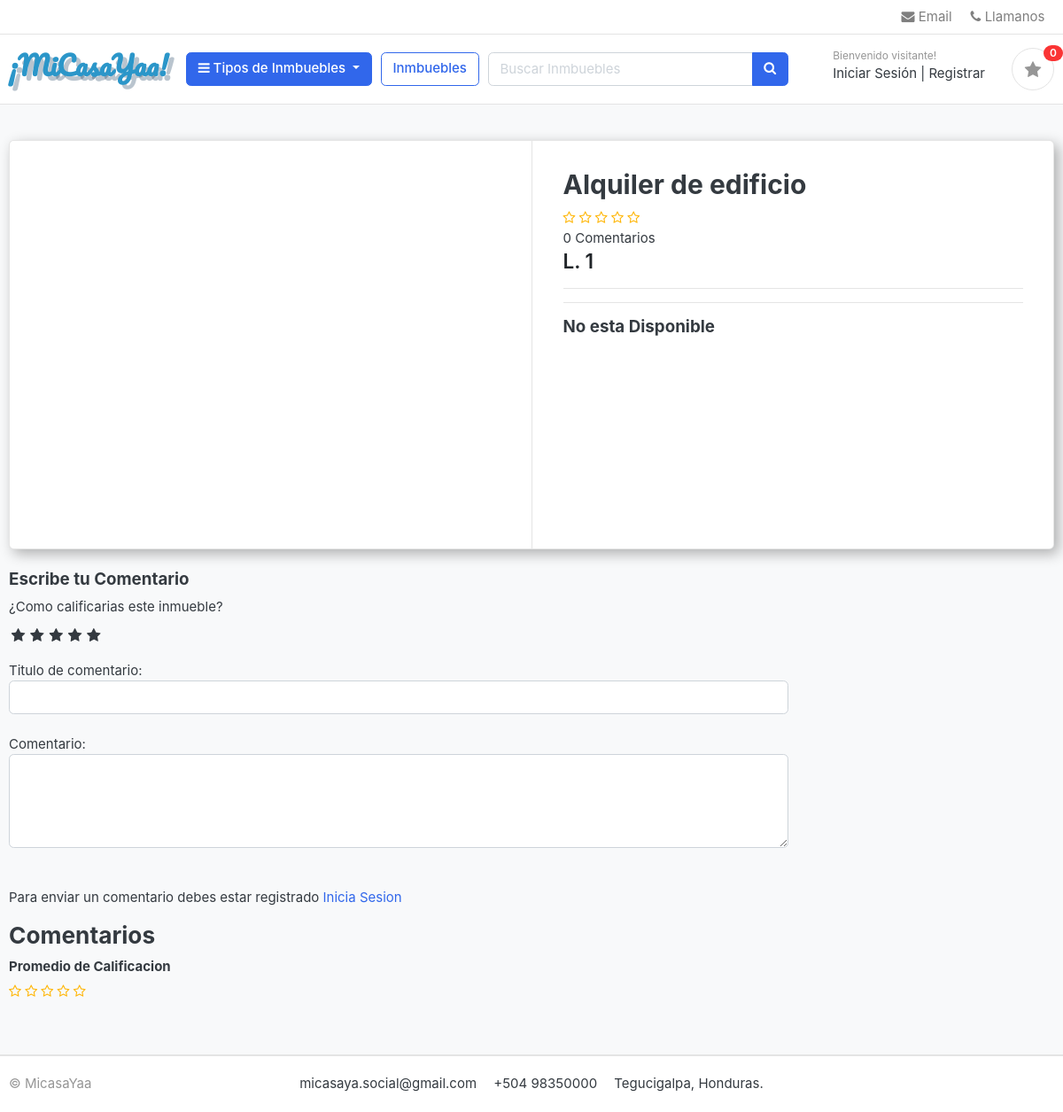
/store/category/venta-de-terreno/alquiler-de-edificio/, run on an earlier commit of the app's database.
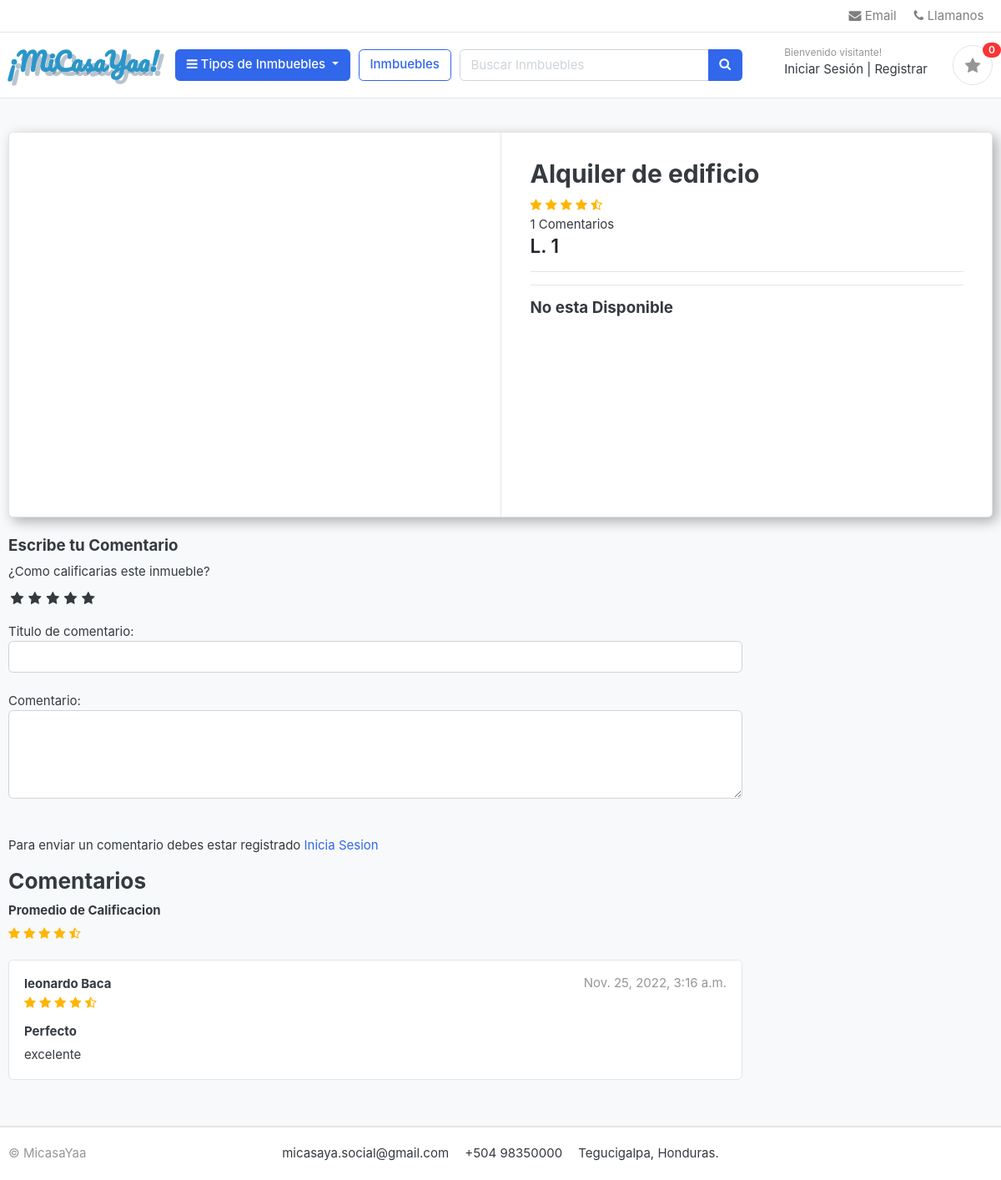
And on a later commit of the database.
### store/models.py (models this page shows, shortened)
class Product(models.Model):
    product_name = models.CharField(max_length=200, unique=True)
    slug = models.CharField(max_length=200, unique=True)
    descripton = models.TextField(max_length=500, blank=True)
    price = models.IntegerField()
    images = CloudinaryField('image')
    stock = models.IntegerField()
    is_available = models.BooleanField(default = True)
    category = models.ForeignKey(Category, on_delete=models.CASCADE)
    created_date = models.DateTimeField(auto_now_add=True)
    modified_date = models.DateTimeField(auto_now=True)
    objects = createProducto()
    def averageReview(self):
        reviews = ReviewRating.objects.filter(product=self, status=True).aggregate(average=Avg('rating'))
        avg=0
        if reviews['average'] is not None:
            avg = float(reviews['average'])
        return avg
    def countReview(self):
        reviews = ReviewRating.objects.filter(product=self, status=True).aggregate(count=Count('id'))
        count = 0
        if reviews['count'] is not None:
            count = int(reviews['count'])
        return count

class ReviewRating(models.Model):
    product = models.ForeignKey(Product, on_delete = models.CASCADE)
    user = models.ForeignKey(Account, on_delete=models.CASCADE)
    subject = models.CharField(max_length=100, blank=True)
    review = models.CharField(max_length=500, blank=True)
    rating = models.FloatField()
    ip = models.CharField(max_length=100, blank=True)
    status = models.BooleanField(default=True)
    created_at = models.DateTimeField(auto_now_add=True)
    updated_at = models.DateTimeField(auto_now=True)

### accounts/models.py (models this page shows, shortened)
class Account(AbstractBaseUser):
    first_name = models.CharField(max_length = 50)
    last_name = models.CharField(max_length = 50)
    username = models.CharField(max_length = 50, unique=True)
    email = models.CharField(max_length = 100, unique = True)
    phone_nomber = models.CharField(max_length = 50)
    date_joined = models.DateTimeField(auto_now_add=True)
    last_joined = models.DateTimeField(auto_now_add=True)
    is_admin = models.BooleanField(default = False)
    is_staff = models.BooleanField(default = False)
    is_active = models.BooleanField(default = False)
    is_superadmin = models.BooleanField(default = False)
    USERNAME_FIELD = 'email'
    REQUIRED_FIELDS = ['username','first_name', 'last_name']
    objects = MyAccountManager()
    def full_name(self):
        return f'{self.first_name} {self.last_name}'

### store/views.py (the view)
# urls.py: path('category/<slug:category_slug>/<slug:product_slug>/', views.product_detail, name = 'product_detail'),
def product_detail(request, category_slug, product_slug):
    try:
        single_product = Product.objects.get(category__slug=category_slug, slug=product_slug)
        in_favorite = FavoriteItem.objects.filter(favorite__favorite_id=_favorite_id(request), product=single_product).exists()
    except Exception as e:
        raise e
    reviews = ReviewRating.objects.filter(product_id=single_product.id, status=True)
    context = {
        'single_product':single_product,
        'in_favorite':in_favorite,
        'reviews':reviews,
    }
    return render(request, 'store/product_detail.html', context)

### category/context_processors.py (called while the page is built)
def menu_links(request):
    links = Category.objects.all()
    return dict(links=links)

### category/models.py (called while the page is built)
    def get_url(self):
        return reverse('products_by_category', args=[self.slug])
        print(get_url);

### favorites/context_processors.py (called while the page is built)
def counter(request):
    favorite_count = 0
    try:
        favorite = Favorite.objects.filter(favorite_id=_favorite_id(request))
        if request.user.is_authenticated:
            favorite_items = FavoriteItem.objects.all().filter(user=request.user)
        else:
            favorite_items = FavoriteItem.objects.all().filter(favorite=favorite[:1])
        for favorite_item in favorite_items:
            favorite_count += favorite_item.quantity
    except Favorite.DoesNotExist:
        favorite_count = 0
    return dict(favorite_count=favorite_count)

### favorites/views.py (called while the page is built)
def _favorite_id(request):
    favorite = request.session.session_key
    if not favorite:
        favorite = request.session.create()
    return favorite

### templates/store/product_detail.html (shortened to what this page needs)
{% extends 'base.html' %}
{% block content %}
<section class="section-content padding-y bg">
    <div class="container">
    <div class="card" style="box-shadow: 5px 5px 15px rgba(0,0,0,0.3);">
        <div class="row no-gutters">
            <aside class="col-md-6">
    <article class="gallery-wrap">
        <div class="img-big-wrap">
           <a href="#"><img src="{{single_product.images.url }}"></a>
        </div>
    </article>
            </aside>
            <main class="col-md-6 border-left">
    <article class="content-body">
    <h2 class="title">{{ single_product.product_name }}</h2>
    <div class="rating-star">
      <span>
        <i class="fa fa-star{% if single_product.averageReview < 0.5 %}-o{% elif single_product.averageReview >= 0.5 and single_product.averageReview < 1 %}-half-o {% endif %}" aria-hidden="true"></i>
        <i class="fa fa-star{% if single_product.averageReview < 1.5 %}-o{% elif single_product.averageReview >= 1.5 and single_product.averageReview < 2 %}-half-o {% endif %}" aria-hidden="true"></i>
        <i class="fa fa-star{% if single_product.averageReview < 2.5 %}-o{% elif single_product.averageReview >= 2.5 and single_product.averageReview < 3 %}-half-o {% endif %}" aria-hidden="true"></i>
        <i class="fa fa-star{% if single_product.averageReview < 3.5 %}-o{% elif single_product.averageReview >= 3.5 and single_product.averageReview < 4 %}-half-o {% endif %}" aria-hidden="true"></i>
        <i class="fa fa-star{% if single_product.averageReview < 4.5 %}-o{% elif single_product.averageReview >= 4.5 and single_product.averageReview < 5 %}-half-o {% endif %}" aria-hidden="true"></i>
      </span>
    </div>
    <span>{{ single_product.countReview }} Comentarios</span>
    <div class="mb-3">
        <var class="price h4">L. {{single_product.price }}</var>
    </div>
    <hr>
        <hr>
        {% if single_product.stock <= 0 %}
          <h5>No esta Disponible</h5>
        {% endif %}
    </article>
            </main>
        </div>
    </div>
    <br>
    <div class="row">
      <div class="col-md-9">
        <form action="{% url 'submit_review' single_product.id %}" method="post">
          <h5>Escribe tu Comentario</h5>
          <div class="">
            <label for="">¿Como calificarias este inmueble?</label>
            <br>
            <div class="rate">
              <input type="radio" name="rating" value="5", id="rating10"><label for="rating10" title="5"></label>
              <input type="radio" name="rating" value="4", id="rating8"><label for="rating8" title="4"></label>
              <input type="radio" name="rating" value="3", id="rating6"><label for="rating6" title="3"></label>
              <input type="radio" name="rating" value="2", id="rating4"><label for="rating4" title="2"></label>
              <input type="radio" name="rating" value="1", id="rating2"><label for="rating2" title="1"></label>
            </div>
            <br>
              Titulo de comentario:
              <input type="text" class="form-control" name="subject" value="">
              <br>
              Comentario:
              <textarea name="review" rows="4" class="form-control"></textarea>
              <br>
              {% if user.is_authenticated %}
              <input type="submit" name="" value="Enviar Comentario" class="btn btn-primary">
              {% else %}
                <br>
                <p>Para enviar un comentario debes estar registrado <span><a href="{% url 'login' %}"> Inicia Sesion </a></span></p>
              {% endif %}
          </div>
        </form>
        <header class="section-heading">
            <h3>Comentarios</h3>
            <h6>Promedio de Calificacion</h6>
            <div class="rating-star">
              <span>
                <i class="fa fa-star{% if single_product.averageReview < 0.5 %}-o{% elif single_product.averageReview >= 0.5 and single_product.averageReview < 1 %}-half-o {% endif %}" aria-hidden="true"></i>
                <i class="fa fa-star{% if single_product.averageReview < 1.5 %}-o{% elif single_product.averageReview >= 1.5 and single_product.averageReview < 2 %}-half-o {% endif %}" aria-hidden="true"></i>
                <i class="fa fa-star{% if single_product.averageReview < 2.5 %}-o{% elif single_product.averageReview >= 2.5 and single_product.averageReview < 3 %}-half-o {% endif %}" aria-hidden="true"></i>
                <i class="fa fa-star{% if single_product.averageReview < 3.5 %}-o{% elif single_product.averageReview >= 3.5 and single_product.averageReview < 4 %}-half-o {% endif %}" aria-hidden="true"></i>
                <i class="fa fa-star{% if single_product.averageReview < 4.5 %}-o{% elif single_product.averageReview >= 4.5 and single_product.averageReview < 5 %}-half-o {% endif %}" aria-hidden="true"></i>
              </span>
            </div>
        </header>
        {% for review in reviews %}
        <article class="box mb-3">
            <div class="icontext w-100">
                <div class="text">
                    <span class="date text-muted float-md-right"> {{ review.updated_at}} </span>
                    <h6 class="mb-1"> {{ review.user.full_name }} </h6>
                    <div class="rating-star">
                      <span>
                        <i class="fa fa-star{% if review.rating == 0.5 %}-half-o{% elif review.rating < 1 %}-o {% endif %}" aria-hidden="true"></i>
                        <i class="fa fa-star{% if review.rating == 1.5 %}-half-o{% elif review.rating < 2 %}-o {% endif %}" aria-hidden="true"></i>
                        <i class="fa fa-star{% if review.rating == 2.5 %}-half-o{% elif review.rating < 3 %}-o {% endif %}" aria-hidden="true"></i>
                        <i class="fa fa-star{% if review.rating == 3.5 %}-half-o{% elif review.rating < 4 %}-o {% endif %}" aria-hidden="true"></i>
                        <i class="fa fa-star{% if review.rating == 4.5 %}-half-o{% elif review.rating < 5 %}-o {% endif %}" aria-hidden="true"></i>
                      </span>
                    </div>
                </div>
            </div>
            <div class="mt-3">
              <h6>{{ review.subject }}</h6>
                <p>
                    {{ review.review }}
                </p>
            </div>
        </article>
        {% endfor %}
        </div>
    </div>
    </div>
    </section>
{% endblock %}

### templates/base.html (shortened to what this page needs)
{% load static %}
<!DOCTYPE HTML>
<html lang="en">
<head>
<link href="{% static 'css/bootstrap.css' %}" rel="stylesheet" type="text/css"/>
<link href="{% static 'fonts/fontawesome/css/all.min.css' %}" type="text/css" rel="stylesheet">
<link href="{% static 'css/estilos.css' %}" rel="stylesheet" type="text/css"/>
<link href="{% static 'css/ui.css' %}" rel="stylesheet" type="text/css"/>
<link href="{% static 'css/responsive.css' %}" rel="stylesheet" media="only screen and (max-width: 1200px)" />
<link href="{% static 'css/custom.css' %}" rel="stylesheet" type="text/css"/>
<link rel="stylesheet" href="https://cdnjs.cloudflare.com/ajax/libs/font-awesome/4.7.0/css/font-awesome.min.css">
</head>
<body>
{% include 'includes/navbar.html'%}
{% block content%}
{%endblock%}
{% include 'includes/footer.html' %}

### templates/includes/navbar.html (shortened to what this page needs)
{% load static %}
  <header class="section-header">
  <nav class="navbar p-md-0 navbar-expand-sm navbar-light border-bottom">
  <div class="container">
    <div class="collapse navbar-collapse" id="navbarTop4">
      <ul class="navbar-nav">
  		<li><a href="#" class="nav-link"> <i class="fa fa-envelope"></i> Email </a></li>
  		<li><a href="#" class="nav-link"> <i class="fa fa-phone"></i> Llamanos</a></li>
  	 </ul>
    </div>
  </div>
  </nav>
  <section class="header-main border-bottom">
  	<div class="container">
  <div class="row align-items-center">
  	<div class="col-lg-2 col-md-3 col-6">
  		<a href="{% url 'home' %}" class="brand-wrap">
        <h2 style=" color: #2b96c9; font-family: 'Pacifico', cursive; text-shadow: 5px 5px #173C5D4D;"> ¡MiCasaYaa!</h2>
  		</a>
  	</div>
  	<div class="col-lg col-sm col-md col-6 flex-grow-0">
  		<div class="category-wrap dropdown d-inline-block float-right">
  			<button type="button" class="btn btn-primary dropdown-toggle" data-toggle="dropdown">
  				<i class="fa fa-bars"></i> Tipos de Inmbuebles
  			</button>
  		</div>
  	</div>
  	<a href="{% url 'store' %}" class="btn btn-outline-primary">Inmbuebles</a>
  	<div class="col-lg  col-md-6 col-sm-12 col">
      <form action="{% url 'search' %}" class="search">
  			<div class="input-group w-100">
  			    <input type="text" class="form-control" style="width:60%;" placeholder="Buscar Inmbuebles" name="keyword">
  			    <div class="input-group-append">
  			      <button class="btn btn-primary" type="submit">
  			        <i class="fa fa-search"></i>
  			      </button>
  			    </div>
  		    </div>
  		</form>
  	</div>
  	<div class="col-lg-3 col-sm-6 col-8 order-2 order-lg-3">
  				<div class="d-flex justify-content-end mb-3 mb-lg-0">
            {% if user.id is None %}
          	<div class="widget-header">
  						<small class="title text-muted">Bienvenido visitante!</small>
  						<div>
  							<a href="{% url 'login' %}">Iniciar Sesión</a> <span class="dark-transp"> | </span>
  							<a href="{% url 'register' %}"> Registrar</a>
  						</div>
  					</div>
              {% endif %}
  					<a href="{% url 'favorite' %}" class="widget-header pl-3 ml-3">
  						<div class="icon icon-sm rounded-circle border"><i class="fa fa-star"></i></div>
  						<span class="badge badge-pill badge-danger notify">{{ favorite_count }}</span>
  					</a>
  				</div>
  			</div>
  </div>
  	</div>
  </section>
  </header>

### templates/includes/footer.html
<footer class="section-footer border-top">
	<div class="container">
		<section class="footer-bottom border-top row">
			<div class="col-md-2">
				<p class="text-muted"> &copy MicasaYaa </p>
			</div>
			<div class="col-md-8 text-md-center">
				<span  class="px-2">micasaya.social@gmail.com</span>
				<span  class="px-2">+504 98350000 </span>
				<span  class="px-2">Tegucigalpa, Honduras.</span>
			</div>
		</section>
	</div>
</footer>

### static/css/ui.css (style rules this page uses)
html { font-family: "Inter", sans-serif; font-size: 15px; }
.content-body { flex: 1 1 auto; padding: 2rem 2.3rem; }
.icon-xs, .icon-sm, .icon-md, .icon-lg { display: inline-block; text-align: center; flex-shrink: 0; flex-grow: 0; }
.icon-sm { width: 48px; height: 48px; line-height: 48px !important; font-size: 20px; }
.padding-y { padding-top: 40px; padding-bottom: 40px; }
var { font-style: normal; }
article:after, .form-group:after { display: block; clear: both; content: ""; }
.bg { background-color: #f8f9fa; }
.section-heading { margin-bottom: 20px; margin-top: 15px; }
p:last-child { margin-bottom: 0; }
.header-main { position: relative; padding-top: 1rem; padding-bottom: 1rem; }
.widget-header { display: inline-block; vertical-align: middle; position: relative; }
.widget-header a { color: #343a40; }
.widget-header i { color: #969696; }
.widget-header .title { display: block; }
.widget-header .notify { position: absolute; top: -3px; right: -10px; }
.footer-bottom { padding-top: 20px; padding-bottom: 20px; }
.icontext { display: inline-flex; align-items: center; vertical-align: middle; }
.icontext .text { width: 100%; line-height: 1.2; }
.notify { position: absolute; top: -4px; right: -10px; display: inline-block; padding: 0.25em 0.6em; font-size: 12px; line-height: 1; text-align: center; border-radius: 3rem; color: #fff; background-color: #fa3434; }
.price { font-weight: 600; color: #212529; }
.box { padding: 18px; background: #fff; border-radius: 0.37rem; border: 1px solid #e4e4e4; }
.gallery-wrap .img-big-wrap { margin-bottom: 10px; border-radius: 0.37rem; overflow: hidden; background-color: #fff; }
.gallery-wrap .img-big-wrap a { text-align: center; display: block; }

### static/css/custom.css (style rules this page uses)
.rate { display: inline-block; border: 0; }
.rate > label { float: right; }
.rate >label:before { display: inline-block; font-size: 1.1rem; font-family: fontAwesome; content: "\f005"; margin: 0; padding: 0.3rem .2rem; cursor: pointer; }
.rating-star i { color: #ffb503 !important; }

What changed in the data, as far as the page shows it:
computed for Product "Alquiler de edificio": countReview "0" → "1"
added ReviewRating: updated_at "Nov. 25, 2022, 3:16 a.m.", user.full_name "leonardo Baca", rating 4.5 (drawn), subject "Perfecto", review "excelente"
